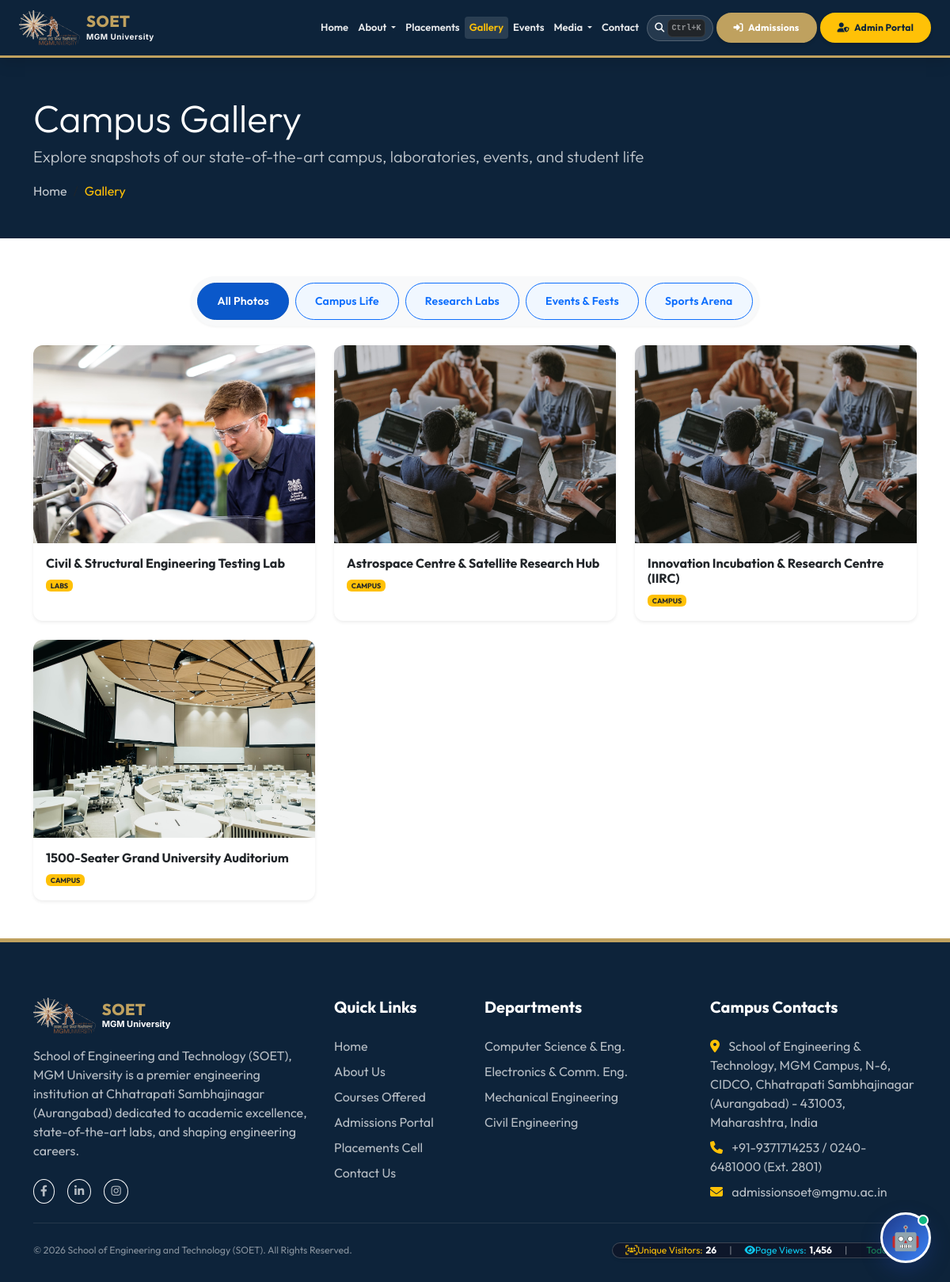
/gallery.php, run on the app's committed database.
### tables this page shows
CREATE TABLE `navigation_menu` (
  `id` int(11) NOT NULL AUTO_INCREMENT,
  `title` varchar(100) NOT NULL,
  `url` varchar(255) NOT NULL,
  `target` varchar(20) DEFAULT '_self',
  `icon` varchar(50) DEFAULT NULL,
  `parent_id` int(11) DEFAULT NULL,
  `sort_order` int(11) DEFAULT 0,
  `is_active` tinyint(1) DEFAULT 1,
  `is_system` tinyint(1) DEFAULT 0,
  `created_at` timestamp NOT NULL DEFAULT current_timestamp(),
  `updated_at` timestamp NOT NULL DEFAULT current_timestamp() ON UPDATE current_timestamp(),
  PRIMARY KEY (`id`),
  KEY `parent_id` (`parent_id`),
  CONSTRAINT `navigation_menu_ibfk_1` FOREIGN KEY (`parent_id`) REFERENCES `navigation_menu` (`id`) ON DELETE CASCADE
);

CREATE TABLE `gallery` (
  `id` int(11) NOT NULL AUTO_INCREMENT,
  `title` varchar(100) NOT NULL,
  `image_path` varchar(255) NOT NULL,
  `category` varchar(50) DEFAULT 'Campus',
  `is_active` tinyint(1) DEFAULT 1,
  `created_at` timestamp NOT NULL DEFAULT current_timestamp(),
  PRIMARY KEY (`id`)
);

### core/Database.php (called while the page is built, shortened)
<?php
class Database
{
    private static ?Database $instance = null;
    private PDO $pdo;
    private function __construct()
    {
        $options = [
            PDO::ATTR_ERRMODE            => PDO::ERRMODE_EXCEPTION,
            PDO::ATTR_DEFAULT_FETCH_MODE => PDO::FETCH_ASSOC,
            PDO::ATTR_EMULATE_PREPARES   => false,
            PDO::ATTR_TIMEOUT            => 3,
        ];
        $primaryHost = defined('DB_HOST') ? DB_HOST : '127.0.0.1;port=3307';
        $dbName = defined('DB_NAME') ? DB_NAME : 'soet_college';
        $dbUser = defined('DB_USER') ? DB_USER : 'root';
        $dbPass = defined('DB_PASS') ? DB_PASS : '';
        $charset = defined('DB_CHARSET') ? DB_CHARSET : 'utf8mb4';
        $dsnCandidates = [
            'mysql:host=' . $primaryHost . ';dbname=' . $dbName . ';charset=' . $charset,
            'mysql:host=127.0.0.1;port=3307;dbname=' . $dbName . ';charset=' . $charset,
            'mysql:host=127.0.0.1;port=3306;dbname=' . $dbName . ';charset=' . $charset,
            'mysql:host=localhost;dbname=' . $dbName . ';charset=' . $charset,
            'mysql:host=127.0.0.1;dbname=' . $dbName . ';charset=' . $charset
        ];
        foreach (array_unique($dsnCandidates) as $dsn) {
            try {
                $this->pdo = new PDO($dsn, $dbUser, $dbPass, $options);
                return;
            } catch (PDOException $e) {
                $lastException = $e;
            }
        }
    }
    public static function getInstance(): Database
    {
        if (self::$instance === null) {
            self::$instance = new self();
        }
        return self::$instance;
    }
    public function query(string $sql, array $params = []): PDOStatement
    {
        $stmt = $this->pdo->prepare($sql);
        $stmt->execute($params);
        return $stmt;
    }
    public function fetchAll(string $sql, array $params = []): array
    {
        return $this->query($sql, $params)->fetchAll();
    }
}

### core/ContentManager.php (called while the page is built, shortened)
<?php
class ContentManager
{
    public function __construct()
    {
        $this->db = Database::getInstance();
    }
}

### includes/functions.php (called while the page is built, shortened)
<?php
function uploadUrl(string $directory, ?string $filename): string
{
    return UPLOAD_URL . $directory . '/' . $filename;
}

### gallery.php (the view, shortened to what this page needs)
<?php
include_once __DIR__ . '/includes/header.php';
$cms = new ContentManager();
$images = $cms->db->fetchAll("SELECT * FROM gallery WHERE is_active = 1 ORDER BY created_at DESC");
$settings = $cms->getSiteSettings();
$gallery_bg = !empty($settings['gallery_hero_image']) ? uploadUrl('settings', $settings['gallery_hero_image']) : null;
?>
<div class="py-5 text-white mb-5 position-relative overflow-hidden" style="<?php echo $gallery_bg ? "background: linear-gradient(rgba(15, 23, 42, 0.8), rgba(15, 23, 42, 0.8)), url('{$gallery_bg}') center/cover no-repeat;" : "background-color: var(--primary-color);"; ?>">
    <div class="container position-relative z-1">
        <h1 class="fw-extrabold mb-1 text-white display-5">Campus Gallery</h1>
        <p class="lead opacity-75 mb-3">Explore snapshots of our state-of-the-art campus, laboratories, events, and student life</p>
        <nav aria-label="breadcrumb">
            <ol class="breadcrumb mb-0">
                <li class="breadcrumb-item"><a href="index.php" class="text-white opacity-75 text-decoration-none">Home</a></li>
                <li class="breadcrumb-item active text-warning" aria-current="page">Gallery</li>
            </ol>
        </nav>
    </div>
</div>
<div class="container mb-5">
    <div class="row mb-4">
        <div class="col-12 text-center">
            <div class="d-inline-flex gap-2 flex-wrap bg-light p-2 rounded-pill shadow-xs">
                <button class="btn btn-sm btn-primary rounded-pill px-4 gallery-filter-btn active" data-filter="all">All Photos</button>
                <button class="btn btn-sm btn-outline-primary rounded-pill px-4 gallery-filter-btn" data-filter="campus">Campus Life</button>
                <button class="btn btn-sm btn-outline-primary rounded-pill px-4 gallery-filter-btn" data-filter="labs">Research Labs</button>
                <button class="btn btn-sm btn-outline-primary rounded-pill px-4 gallery-filter-btn" data-filter="events">Events & Fests</button>
                <button class="btn btn-sm btn-outline-primary rounded-pill px-4 gallery-filter-btn" data-filter="sports">Sports Arena</button>
            </div>
        </div>
    </div>
    <div class="row g-4" id="galleryGrid">
        <?php if (empty($images)): ?>
            <div class="col-md-4 gallery-item-col" data-cat="campus">
                <div class="card border-0 shadow-sm overflow-hidden custom-card h-100 hover-elevate">
                    <img src="https://images.unsplash.com/photo-1541339907198-e08756dedf3f?auto=format&fit=crop&w=600&q=80" alt="Campus View" class="w-100 gallery-preview-img" style="height: 250px; object-fit: cover; cursor: pointer;">
                    <div class="card-body p-3">
                        <h6 class="fw-bold mb-1">SOET Main Administration Block</h6>
                        <span class="badge bg-warning text-dark text-uppercase" style="font-size: 9px;">Campus</span>
                    </div>
                </div>
            </div>
            <div class="col-md-4 gallery-item-col" data-cat="labs">
                <div class="card border-0 shadow-sm overflow-hidden custom-card h-100 hover-elevate">
                    <img src="https://images.unsplash.com/photo-1581091226825-a6a2a5aee158?auto=format&fit=crop&w=600&q=80" alt="Lab View" class="w-100 gallery-preview-img" style="height: 250px; object-fit: cover; cursor: pointer;">
                    <div class="card-body p-3">
                        <h6 class="fw-bold mb-1">Advanced Computer Science Lab</h6>
                        <span class="badge bg-warning text-dark text-uppercase" style="font-size: 9px;">Labs</span>
                    </div>
                </div>
            </div>
            <div class="col-md-4 gallery-item-col" data-cat="events">
                <div class="card border-0 shadow-sm overflow-hidden custom-card h-100 hover-elevate">
                    <img src="https://images.unsplash.com/photo-1511578314322-379afb476865?auto=format&fit=crop&w=600&q=80" alt="Convocation Day" class="w-100 gallery-preview-img" style="height: 250px; object-fit: cover; cursor: pointer;">
                    <div class="card-body p-3">
                        <h6 class="fw-bold mb-1">Annual Tech Fest Exhibition</h6>
                        <span class="badge bg-warning text-dark text-uppercase" style="font-size: 9px;">Events</span>
                    </div>
                </div>
            </div>
        <?php else: ?>
            <?php foreach ($images as $img):
                $catSlug = strtolower(htmlspecialchars($img['category'] ?? 'campus'));
            ?>
                <div class="col-md-4 col-sm-6 gallery-item-col" data-cat="<?php echo $catSlug; ?>">
                    <div class="card border-0 shadow-sm overflow-hidden custom-card h-100 hover-elevate">
                        <img src="<?php echo uploadUrl('gallery', $img['image_path']); ?>" alt="<?php echo htmlspecialchars($img['title']); ?>" class="w-100 gallery-preview-img" style="height: 250px; object-fit: cover; cursor: pointer;">
                        <div class="card-body p-3">
                            <h6 class="fw-bold mb-1"><?php echo htmlspecialchars($img['title']); ?></h6>
                            <span class="badge bg-warning text-dark text-uppercase" style="font-size: 9px;"><?php echo htmlspecialchars($img['category']); ?></span>
                        </div>
                    </div>
                </div>
            <?php endforeach; ?>
        <?php endif; ?>
    </div>
</div>
<?php include_once __DIR__ . '/includes/footer.php'; ?>

### includes/header.php (shortened to what this page needs)
<?php
$current_page = basename($_SERVER['PHP_SELF'] ?? '');
$header_cms = new ContentManager();
$header_settings = $header_cms->getSiteSettings();
$logo_src = !empty($header_settings['site_logo'])
    ? uploadUrl('settings', $header_settings['site_logo'])
    : APP_URL . '/assets/images/logo.svg';
?>
<!DOCTYPE html>
<html lang="en">
<head>
    <link href="https://cdn.jsdelivr.net/npm/bootstrap@5.3.0/dist/css/bootstrap.min.css" rel="stylesheet">
    <link href="https://cdnjs.cloudflare.com/ajax/libs/font-awesome/6.4.0/css/all.min.css" rel="stylesheet">
    <link href="<?php echo APP_URL; ?>/assets/css/style.css" rel="stylesheet">
</head>
<body>
<?php
$header_db = Database::getInstance();
$dbNavMain = [];
$dbNavSubGrouped = [];
try {
    $dbNavMain = $header_db->fetchAll("SELECT * FROM navigation_menu WHERE parent_id IS NULL AND is_active = 1 ORDER BY sort_order ASC, title ASC");
    $dbNavSubAll = $header_db->fetchAll("SELECT * FROM navigation_menu WHERE parent_id IS NOT NULL AND is_active = 1 ORDER BY sort_order ASC, title ASC");
    foreach ($dbNavSubAll as $sub) {
        $dbNavSubGrouped[$sub['parent_id']][] = $sub;
    }
} catch (Exception $e) {
    $dbNavMain = [];
}
?>
<nav class="navbar navbar-expand-xl navbar-dark sticky-top py-2" style="border-bottom: 3px solid var(--secondary-color); box-shadow: 0 4px 20px rgba(0,0,0,0.15); background-color: var(--primary-color);">
    <div class="container-fluid px-2 px-md-3 px-xl-4">
        <a class="navbar-brand d-flex align-items-center me-2 me-xl-3" href="<?php echo APP_URL; ?>/index.php">
            <img src="<?php echo $logo_src; ?>" alt="SOET Logo" class="me-2" style="height: 44px; object-fit: contain;">
            <div>
                <span class="d-block lh-1 text-uppercase" style="font-size: 20px; font-weight: 800; color: var(--secondary-color); letter-spacing: 0.5px; font-family: 'Outfit', sans-serif;">SOET</span>
                <span class="d-block text-white font-semibold" style="font-size: 10px; font-weight: 700; letter-spacing: 0.5px; opacity: 0.95; font-family: 'Inter', sans-serif; margin-top: 2px;">MGM University</span>
            </div>
        </a>
        <div class="collapse navbar-collapse" id="mainNavbar">
            <ul class="navbar-nav ms-auto mb-2 mb-xl-0 align-items-center gap-0.5">
                <?php if (!empty($dbNavMain)): ?>
                    <?php foreach ($dbNavMain as $mainNav): ?>
                        <?php
                            $hasSub = isset($dbNavSubGrouped[$mainNav['id']]);
                            $is_active = ($current_page === $mainNav['url']);
                            $target = !empty($mainNav['target']) ? $mainNav['target'] : '_self';
                            $url = (strpos($mainNav['url'], 'http') === 0 || strpos($mainNav['url'], 'javascript:') === 0 || $mainNav['url'] === '#')
                                ? $mainNav['url']
                                : APP_URL . '/' . ltrim($mainNav['url'], '/');
                        ?>
                        <?php if ($hasSub): ?>
                            <?php
                                $subUrls = array_map(function($s) { return $s['url']; }, $dbNavSubGrouped[$mainNav['id']]);
                                $dropdownActive = in_array($current_page, $subUrls);
                            ?>
                            <li class="nav-item dropdown">
                                <a class="nav-link dropdown-toggle <?php echo $dropdownActive ? 'active' : ''; ?>" href="#" id="dropdownNav<?php echo $mainNav['id']; ?>" role="button" data-bs-toggle="dropdown" aria-expanded="false">
                                    <?php echo htmlspecialchars($mainNav['title']); ?>
                                </a>
                            </li>
                        <?php else: ?>
                            <li class="nav-item">
                                <a class="nav-link <?php echo $is_active ? 'active' : ''; ?>" href="<?php echo $url; ?>" target="<?php echo $target; ?>">
                                    <?php echo htmlspecialchars($mainNav['title']); ?>
                                </a>
                            </li>
                        <?php endif; ?>
                    <?php endforeach; ?>
                <?php endif; ?>
                <li class="nav-item ms-xl-1">
                    <button class="btn btn-outline-light btn-sm rounded-pill spotlight-trigger d-flex align-items-center gap-1" id="spotlightTriggerBtn" title="Instant Quick Search (Press Ctrl+K)">
                        <i class="fa-solid fa-magnifying-glass"></i>
                        <kbd class="bg-dark text-white-50 border border-secondary border-opacity-25 px-1 rounded" style="font-size: 10px;">Ctrl+K</kbd>
                    </button>
                </li>
                <li class="nav-item ms-xl-1">
                    <a class="btn btn-admission text-center" href="<?php echo APP_URL; ?>/admissions.php"><i class="fa-solid fa-right-to-bracket me-1"></i> Admissions</a>
                </li>
                <li class="nav-item ms-xl-1 mt-2 mt-xl-0">
                    <a class="btn btn-admin-portal text-center" href="<?php echo APP_URL; ?>/admin/login.php"><i class="fa-solid fa-user-shield me-1"></i> Admin Portal</a>
                </li>
            </ul>
        </div>
    </div>
</nav>

### data on the page
navigation_menu: title "Home"
navigation_menu: title "About"
navigation_menu: title "Placements"
navigation_menu: title "Gallery"
navigation_menu: title "Events"
navigation_menu: title "Media"
navigation_menu: title "Contact"
gallery: image_path (picture), title "Civil & Structural Engineering Testing Lab", category "LABS"
gallery: image_path (picture), title "Astrospace Centre & Satellite Research Hub", category "CAMPUS"
gallery: image_path (picture), title "Innovation Incubation & Research Centre (IIRC)", category "CAMPUS"
gallery: image_path (picture), title "1500-Seater Grand University Auditorium", category "CAMPUS"

### other printed values
$col_addr "School of Engineering & Technology, MGM Campus, N-6, CIDCO, Chhatrapati Sambhajinagar (Aurangabad) - 431003, Maharashtra, India"
$col_phone "+91-9371714253 / 0240-6481000 (Ext. 2801)"
$col_email "admissionsoet@mgmu.ac.in"
$col_name "School of Engineering and Technology (SOET)"
$totalVisitors "26"
$totalViews "1,456"
$todayVisitors "2"
